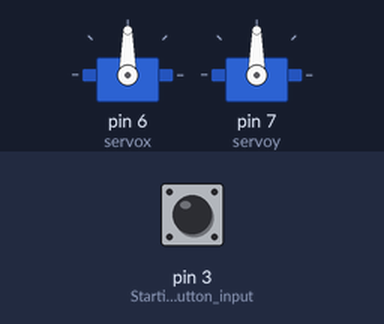
Simulated run of this sketch. Board: Arduino Uno, built with avr-gcc and run on an emulated ATmega328P. On the bench: 2 × servo. The test bench sets the inputs (shaded band); at power-on: pin 3 (Starting_button_input) HIGH. Random numbers use the default seed unless the sketch sets one.

Above: at 1.2 s.
1.3 s: pin 3 (Starting_button_input) pulled LOW for 0.15 s
At 12.22 s:
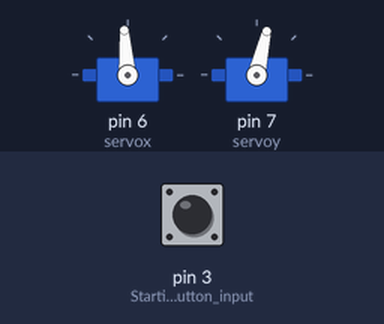
Timing chart, 0 to 14.1 s (numbered marks = the images above; inputs shaded):
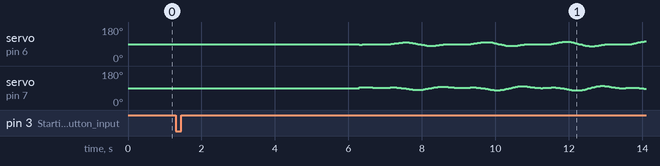

The sketch:

lissajous.ino
```cpp
// This is based on Sweep
// by BARRAGAN <http://barraganstudio.com>


#include <Servo.h>

// Create the servo objects
Servo servox;
Servo servoy;

double pos = 0; // Position incrementer
float spd = 0.005; // This value seems to work for reasonable speed.
float facter; // Ratio between servox and servoy periods.
float starter; // Starting position offset between the servos.
int adjx = 90; // Position of servox
int adjy = 90; // Position of servoy
float decay = 60000; // Gives the amount of steps to run on. Higher gives a slower decay.
float scale; // Scaling the image to maximum size. Gets adjusted after first run.
float circle_size;
float circle_speed;
float circle_start;
float min_x;
float min_y;
bool first_loop;
int params_index = 0;

// Known good combos of params: These will generate nice-looking lissajous figures.
// ratio, starter, circle_size, circle_speed, circle_offset, circle_start
const float known_good_params[151][6] PROGMEM = {
{0.9710839, 1.010709, 0.8859153, 1.95079, 0.04688287, 1.579516},
{1.971455, 1.737342, 0.5896676, 1.014613, 0.02773595, 2.887473},
{1.988666, 3.032384, 0.2211091, 2.922023, -0.008656338, 2.099538},
{3.011187, 2.967362, 0.8652937, 0.0001042063, -0.02774683, 0.4718023},
{1.002194, 3.134043, 0.5559592, 1.776895, 0.04292919, 0.772946},
{2.014919, 2.363508, 0.4020648, 0.05102474, -0.02016146, 0.2955257},
{2.998474, 0.7123112, 0.502477, 1.337131, 0.001046354, 0.5677056},
{2.988972, 2.203555, 0.7823237, 2.97177, 0.04173004, 1.819743},
{0.982881, 2.931171, 0.5996601, 2.041579, -0.01705687, 3.116306},
{0.9709445, 1.196181, 0.3260978, 2.95468, -0.03429342, 2.914233},
{2.000201, 2.477498, 0.000719379, 2.906373, -0.02338304, 3.069102},
{0.9722124, 0.04171812, 0.3661137, 2.068714, -0.02499265, 2.106476},
{3.019424, 2.717299, 0.9216239, 0.9811762, 0.03908552, 1.514465},
{2.023598, 0.1079971, 0.699272, 0.04577844, -0.02391653, 1.281794},
{1.023404, 0.5159644, 0.2176952, 1.087524, -0.02514215, 1.500931},
{1.981839, 2.304045, 0.8324856, 1.050404, -0.04623046, 1.809524},
{0.9890923, 0.2841173, 0.001638677, 2.28364, 0.0137606, 0.7782333},
{0.996594, 2.880348, 0.8225777, 0.6499011, 0.02450164, 0.01818385},
{3.00084, 1.934385, 0.8287858, 2.299699, 0.03627188, 3.041984},
{3.002051, 1.765529, 0.2388306, 1.910525, 0.04313798, 1.068653},
{2.979196, 2.566121, 0.2961308, 1.074573, -0.0346242, 2.528603},
{1.018701, 0.2581235, 0.6415216, 2.992521, -0.02204589, 1.988294},
{2.012705, 2.483921, 0.6303088, 0.4391546, 0.04952559, 1.882202},
{1.978667, 2.607066, 0.08916466, 0.4936523, 0.01116926, 2.084733},
{0.9731239, 0.4608327, 0.5546049, 1.934112, 0.01686166, 2.306539},
{0.9971541, 2.398653, 0.9929191, 2.931679, 0.01756963, 2.925548},
{0.9750743, 0.2409169, 0.7188367, 1.021417, -0.0432593, 0.3909853},
{0.9878101, 0.314947, 0.4029594, 0.8803963, 0.04159934, 1.659465},
{2.016382, 1.35927, 0.3613982, 1.533088, -0.00287014, 0.7682444},
{1.020423, 2.969909, 0.1704657, 2.153329, -0.04520143, 2.925097},
{2.007697, 2.795871, 0.9858687, 1.21329, 0.04822901, 2.513858},
{1.00475, 2.492871, 0.4942704, 2.133692, 0.01147814, 2.422684},
{1.016646, 2.645208, 0.1323461, 1.093115, -0.03432921, 3.028323},
{1.003616, 0.650151, 0.08825499, 0.03671241, -0.006736158, 2.712513},
{2.992612, 2.171183, 0.05405079, 2.920194, 0.01567232, 1.431225},
{2.002091, 0.6784833, 0.7285267, 1.034068, -0.01275525, 0.7288463},
{1.988262, 0.8745689, 0.7553995, 1.350683, -0.02449115, 1.250409},
{2.985161, 0.5584087, 0.9228898, 1.991977, -0.01638775, 1.798804},
{0.9926493, 0.4393758, 0.7039428, 1.783206, 0.0122027, 1.912401},
{2.987536, 1.135934, 0.9006403, 1.523852, -0.02783491, 2.786512},
{0.9875163, 1.961987, 0.9892785, 0.2031216, 0.04413386, 3.113681},
{1.99589, 0.6719226, 0.9323487, 2.548823, -0.02716978, 1.257615},
{1.996256, 1.4885, 0.7526694, 1.38277, -0.04423821, 1.451891},
{3.006728, 2.370129, 0.8550128, 2.645159, 0.01841601, 0.956562},
{2.999384, 2.349963, 0.1922555, 1.00431, 0.01350491, 2.736934},
{2.006454, 1.346678, 0.6045942, 1.0081, 0.002570621, 2.92031},
{1.998961, 2.750861, 0.2102352, 1.651925, 0.008272621, 1.999938},
{2.001969, 0.8077844, 0.6032175, 0.01802856, 0.008196088, 0.6355639},
{1.973883, 0.1318419, 0.008197713, 1.696542, 0.02230222, 1.283794},
{1.990074, 2.393246, 0.3145991, 1.536331, -0.04718148, 0.8374955},
{1.984384, 2.835949, 0.1800141, 0.0480167, -0.00829407, 1.840078},
{1.002245, 2.72166, 0.9431712, 2.506759, 0.02266916, 0.37935},
{3.003687, 0.6851589, 0.01290514, 2.914222, 0.04334325, 1.821722},
{1.008879, 2.416265, 0.7491528, 1.64379, 0.01384353, 1.507586},
{0.9825854, 1.001159, 0.8243661, 2.035376, -0.007016947, 1.619508},
{2.98897, 2.398583, 0.5113526, 0.4686278, 0.04154595, 2.921255},
{2.990963, 1.349355, 0.2303544, 1.054087, -0.01264591, 1.05997},
{1.97303, 1.03406, 0.2294594, 1.042007, -0.01719661, 1.597391},
{1.029065, 0.8757452, 0.7092214, 1.997149, 0.03024703, 2.154862},
{2.974814, 0.4558332, 0.5131683, 0.9851551, -0.02277974, 2.018623},
{1.011798, 1.440444, 0.7719275, 2.498151, -0.04863958, 1.390157},
{3.020864, 0.8016928, 0.876389, 1.623659, 0.04502407, 2.199157},
{1.972183, 2.082206, 0.9109315, 2.473355, -0.009310504, 3.023911},
{2.010502, 0.6199657, 0.7470513, 2.724276, -0.03797576, 1.222264},
{0.9853881, 0.3292233, 0.6218129, 2.28304, 0.02843469, 2.587279},
{1.995676, 2.775625, 0.9077445, 0.7549268, -0.009083509, 0.02255843},
{2.001169, 2.121372, 0.6987544, 0.7095936, -0.0458195, 3.072218},
{2.002211, 2.450289, 0.333815, 1.05647, -0.02519226, 0.1505485},
{0.9887538, 0.004861793, 0.5341843, 1.88547, 0.03669937, 3.02406},
{2.029145, 1.911005, 0.7615895, 1.969749, 0.03095692, 2.222362},
{3.013543, 0.7611248, 0.7953183, 1.995211, 0.01702575, 0.1642176},
{1.980282, 2.553975, 0.7737638, 0.9935879, -0.004379347, 0.7597792},
{1.025502, 1.885305, 0.7758039, 2.542954, 0.0004745546, 3.061877},
{2.989243, 0.6660711, 0.4950376, 2.97005, 0.004821012, 0.3812304},
{1.012651, 2.35256, 0.669484, 2.796368, -0.006414274, 0.6166008},
{3.023893, 1.223989, 0.7609809, 1.539425, -0.04175108, 1.164024},
{0.995579, 2.688575, 0.8647045, 2.065039, -0.03742877, 2.495919},
{2.020029, 1.844819, 0.4270523, 1.024275, -0.04734474, 1.000063},
{1.970764, 2.039474, 0.1094172, 0.9153249, 0.04131478, 2.652436},
{2.027368, 2.374356, 0.2685568, 2.003226, -0.03402426, 3.030822},
{1.974874, 1.23529, 0.4008561, 0.06488197, -0.03391428, 2.406718},
{0.9859241, 0.5353365, 0.485204, 1.083798, -0.04076083, 2.600623},
{2.987906, 1.876022, 0.4743207, 1.974774, 0.03192592, 3.09758},
{1.981447, 0.4668472, 0.3616891, 1.981305, 0.005719166, 0.4439501},
{2.971835, 0.436446, 0.3312625, 0.9633406, 0.0407174, 0.2596281},
{0.9871171, 0.9914639, 0.4557996, 2.484544, -0.002740439, 3.062646},
{0.9794278, 1.092595, 0.5960744, 2.920047, -0.03056686, 1.072346},
{0.9936014, 0.1109832, 0.5195734, 1.523097, -0.0480967, 1.798677},
{0.9991064, 3.072051, 0.4285155, 2.775554, -0.02190591, 1.68643},
{0.9792821, 2.607395, 0.3707598, 1.000714, -0.0158112, 2.265463},
{2.017763, 1.639766, 0.1653529, 1.035448, 0.0007986053, 2.327078},
{1.014673, 2.76344, 0.08148169, 1.038724, 0.01900892, 0.8573382},
{2.998724, 1.810298, 0.3339824, 0.6879276, -0.012369, 0.4399764},
{1.009097, 1.857109, 0.8803204, 2.977838, 0.0357804, 1.213187},
{3.010079, 2.762273, 0.9844219, 0.4615906, 0.03642642, 0.224234},
{2.023027, 1.14362, 0.3252712, 2.567121, -0.03952818, 2.028875},
{2.982436, 1.717283, 0.3538937, 0.9952737, -0.01121573, 0.7805349},
{2.002012, 2.905843, 0.02603929, 1.278836, -0.03349103, 0.3224482},
{2.975838, 2.863944, 0.5636659, 1.030511, -0.02471713, 0.8495279},
{1.017823, 1.883107, 0.7798936, 2.960056, 0.003187504, 2.045697},
{0.9970696, 2.473027, 0.968517, 1.540286, -0.02697713, 2.874137},
{3.009683, 0.2020437, 0.9715209, 0.447821, 0.04931446, 2.543689},
{0.9902267, 0.8918931, 0.9778441, 2.455444, 0.02153811, 0.1227936},
{2.004238, 0.0421781, 0.8436331, 0.07092712, -0.02984409, 1.616805},
{2.009121, 1.717414, 0.03942638, 2.924586, 0.006796803, 1.061527},
{2.02926, 2.22209, 0.4079595, 0.9715124, 0.01157726, 1.942117},
{0.9990924, 0.3208147, 0.6587733, 2.917604, 0.006374887, 1.98892},
{2.980653, 0.8602029, 0.5902201, 1.279773, 0.03807436, 3.079956},
{1.02141, 2.091127, 0.7020846, 0.04946425, -0.04348073, 0.9545862},
{1.025939, 1.233821, 0.5160718, 1.065751, -0.02728554, 1.120937},
{1.004794, 0.3745418, 0.2118716, 1.940481, 0.003077886, 0.2131894},
{3.002905, 2.999735, 0.9053269, 1.6375, 0.02363923, 2.218485},
{2.000502, 3.085716, 0.7421066, 1.680278, -0.0110861, 1.283432},
{2.002483, 0.2234277, 0.003547461, 0.9054191, 0.01244002, 2.599744},
{1.996636, 1.980808, 0.5486096, 1.945583, 0.02452258, 1.302379},
{1.972322, 1.110384, 0.1719705, 0.002639757, 0.03436721, 3.031029},
{3.026307, 2.865412, 0.4696206, 0.5487194, -0.03849452, 0.2988023},
{0.9717342, 0.2356885, 0.6326863, 2.88708, 0.03179655, 1.075458},
{1.009631, 1.907059, 0.9237514, 2.400749, -0.04147412, 0.6744712},
{0.9761203, 2.888881, 0.1608975, 0.9189197, 0.004050636, 3.000903},
{1.997128, 1.865971, 0.9203886, 2.23, 0.01225973, 1.583747},
{3.005462, 0.6033725, 0.0829222, 0.9517086, -0.005403049, 2.215473},
{1.025273, 2.344444, 0.6266064, 1.069887, -0.0356389, 2.699},
{2.00116, 3.102494, 0.395618, 0.6526796, 0.01685498, 1.389853},
{1.01864, 3.002708, 0.3448688, 1.548928, -0.03757175, 2.470849},
{1.994725, 0.4050811, 0.3107912, 2.05083, -0.03337882, 1.486527},
{0.9789583, 1.962289, 0.2851152, 1.970609, 0.03938737, 2.014931},
{2.00665, 1.535387, 0.9368373, 1.96345, 0.01627996, 2.965653},
{1.986425, 2.182849, 0.8980574, 2.886745, 0.02543814, 2.578318},
{3.005789, 2.320162, 0.4521104, 0.9448285, 0.02435237, 0.475409},
{2.984382, 2.46787, 0.7466606, 2.986108, 0.005140269, 0.4987542},
{3.018501, 3.109983, 0.3520896, 0.5044319, -0.01006768, 0.4683399},
{2.01353, 3.067227, 0.1347081, 1.993947, -0.03209747, 2.609011},
{1.01811, 0.2642996, 0.07552801, 2.966176, -0.0465732, 0.8942237},
{1.013814, 0.8329328, 0.771036, 1.473392, 0.04164864, 0.0670963},
{0.9929699, 1.970672, 0.6555332, 2.000075, 0.01925213, 0.4968453},
{1.986382, 1.264548, 0.7538683, 0.9228079, 0.04450042, 0.2397897},
{1.977104, 2.439664, 0.7734388, 1.952409, 0.02551845, 0.390407},
{2.018712, 0.8827558, 0.6937056, 2.987007, 0.01793486, 2.938679},
{1.971575, 1.22936, 0.2187833, 1.940002, 0.02773701, 2.421751},
{3.009971, 1.414916, 0.9123716, 2.957064, 0.03545075, 2.47387},
{0.994777, 0.6271693, 0.09349888, 0.9370258, -0.005732915, 0.6380739},
{3.010531, 2.367716, 0.5996076, 1.954035, 0.02340886, 1.235138},
{0.9935673, 0.2278413, 0.09170162, 2.474749, -0.02816863, 1.615868},
{1.994564, 1.701008, 0.8335502, 2.461292, 0.01151417, 3.034766},
{1.010307, 2.897995, 0.4872113, 2.956541, 0.01788687, 1.3185},
{2.024955, 2.231638, 0.8775636, 0.02504152, -0.02366255, 0.1450268},
{2.024547, 0.3649838, 0.560661, 0.04254838, -0.04967874, 0.04894695},
{0.9948262, 0.504489, 0.9203528, 2.981988, 0.01299977, 2.280154},
{2.014501, 0.8530559, 0.7240277, 2.973177, 0.01427869, 1.225952},
{1.01086, 2.327735, 0.8311846, 2.516305, 0.0001495937, 2.383056}
};

void setup() {
  servox.attach(6);  // attaches the servo on pin 9 to the servo object
  servoy.attach(7);  // attaches the servo on pin 10 to the servo object
  pinMode(3, INPUT_PULLUP); // Starting button input
//  Serial.begin(9600);
  randomSeed(analogRead(0));
  servox.write(90);
  servoy.write(90);
}

void loop() {
  // Wait for a button press.
  while (digitalRead(3) != 0) {
    facter = random(3)/1.0 + 1.0 + random(301)/10000.0;
    starter = random(315)/100.0;
    circle_size = random(20, 100)/100.0;
    circle_speed = random(4)/1.0 - 0.05 + random(101)/1000.0;
    circle_start = random(315)/100.0;
    min_x = 0.0;
    min_y = 0.0;
    scale = 1.5;
    params_index = random(151);
  }
  // We might want to skip this bit to produce fully random ones.
  // ratio, starter, circle_size, circle_speed, circle_offset, circle_start
  facter = pgm_read_float(&(known_good_params[params_index][0]));
  starter = pgm_read_float(&(known_good_params[params_index][1]));
  circle_size = pgm_read_float(&(known_good_params[params_index][2]));
  circle_speed = pgm_read_float(&(known_good_params[params_index][3])) + pgm_read_float(&(known_good_params[params_index][4]));
  circle_start = pgm_read_float(&(known_good_params[params_index][5]));

  servox.write(90);
  servoy.write(90);
  delay(5000);
  // Main loop, to 90% decay in amplitude of the movements.
  decay = 60000.0;

  for(pos = int(decay*0.1); pos < decay; pos += 1)
  {
    // Adjx just gives me a nice sine wave
    adjx = 90 - (int)min_x + int(35 * scale * (pos/decay * sin(pos * spd) + circle_size * (pos/decay) * sin(circle_start + (pos * spd * circle_speed))));

    // Also a sinewave, with offsets and different period.
    adjy = 90 - (int)min_y + int(35 * scale * (pos/decay * sin(starter + pos * spd * facter) + circle_size * (pos/decay) * cos(circle_start + (pos * spd * circle_speed))));

    servox.write(adjx);
    servoy.write(adjy);

    delay(1); // Just for consistent speed.
  }
}
```
